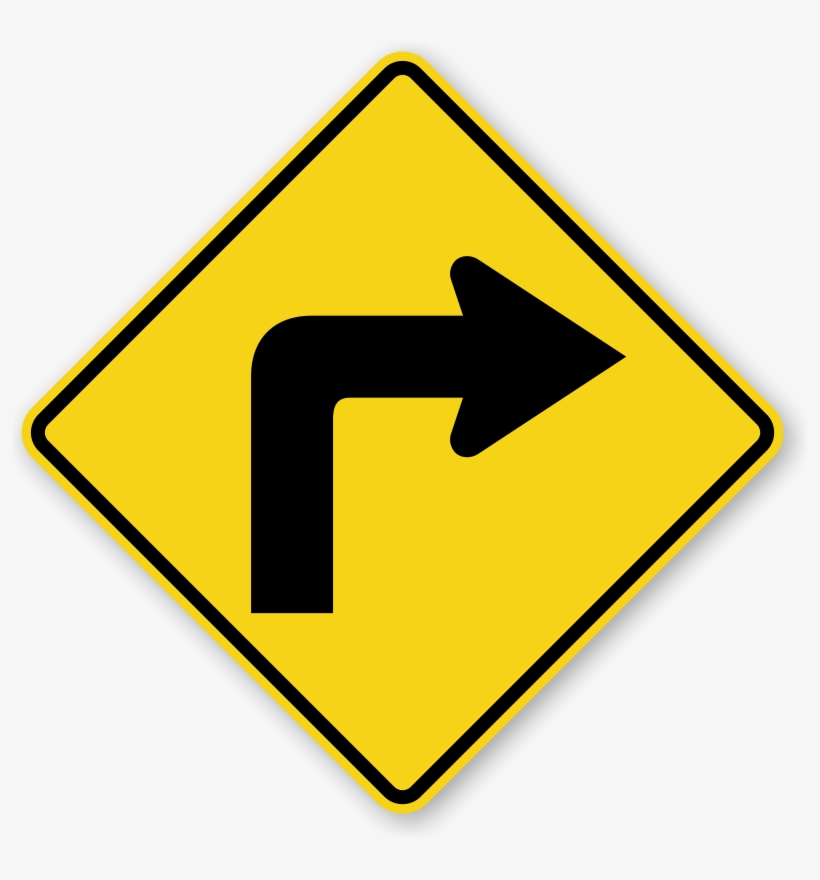
#> input picture signright.png, 820 x 880 px, found by its file name
$ python 'camera tirangle.py'
#> lines starting #> are read from the running program, lines starting #| are printed output that depends on the picture; after the words box and inside, x2 and y2 are one past the last pixel; in counts of white or black regions, pixels touching at a corner belong together
import cv2
import numpy as np
import time

# specify the three vertices of the triangle
pt1 = (100, 100)
pt2 = (300, 100)
pt3 = (200, 300)

# initialize the position of the horizontal line
line_pos = 50

# Read logo and resize
logo = cv2.imread(r'C:\Users\danie\Projects\thesis\signright.png')
#> logo is the input picture: shape (880, 820, 3); mean B, G, R 146.1, 205.7, 216.8
size = 100
logo = cv2.resize(logo, (size, size))
#> logo: shape (100, 100, 3)


# Create a mask of logo
img2gray = cv2.cvtColor(logo, cv2.COLOR_BGR2GRAY)
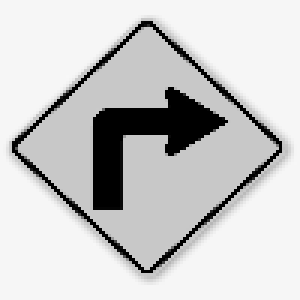
#> img2gray: shape (100, 100) (shown 3 times larger); min 0, max 247, mean 202.3
ret, mask = cv2.threshold(img2gray, 1, 255, cv2.THRESH_BINARY)
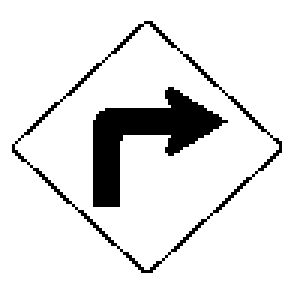
#> mask: shape (100, 100) (shown 3 times larger); 90.1% white; 2 black regions, box (x1, y1, x2, y2) and area: (31, 29, 76, 69) 682, (4, 7, 94, 91) 303


# open the webcam
cap = cv2.VideoCapture(0)

while True:
    # read a frame from the webcam
    ret, frame = cap.read()
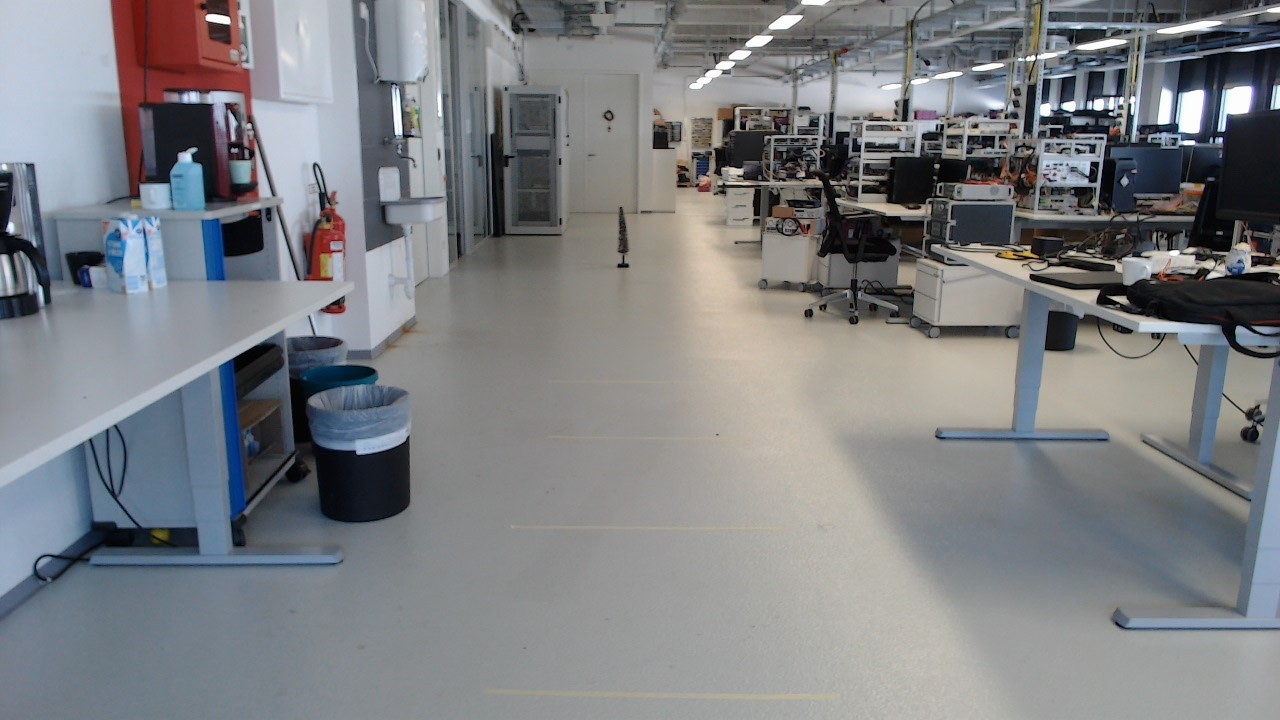
#> input picture img.png, 1280 x 720 px, given in place of the camera
#> frame is the input picture: shape (720, 1280, 3); mean B, G, R 131, 127.6, 125.6

    # draw the triangle by connecting the vertices
    cv2.line(frame, pt1, pt2, (0, 255, 0), 3)
    cv2.line(frame, pt2, pt3, (0, 255, 0), 3)
    cv2.line(frame, pt3, pt1, (0, 255, 0), 3)

    # draw the horizontal line
    cv2.line(frame, (0, line_pos), (frame.shape[1], line_pos), (255, 0, 0), 2)

    # update the position of the horizontal line every second
    if int(time.time() % 2) == 0:
        line_pos += 1

    # overlay the PNG image onto the current frame
    # Region of Image (ROI), where we want to insert logo
    roi = frame[-size-10:-10, -size-10:-10]
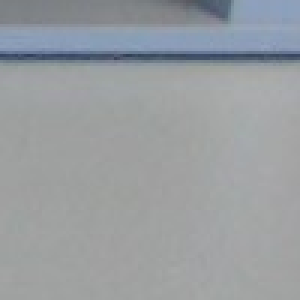
#> roi: shape (100, 100, 3) (shown 3 times larger); mean B, G, R 160.8, 157.4, 153.3

    # Set an index of where the mask is
    roi[np.where(mask)] = 0
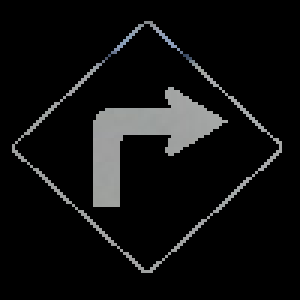
#> roi: shape (100, 100, 3) (shown 3 times larger); mean B, G, R 15.9, 15.8, 15.6
    roi += logo
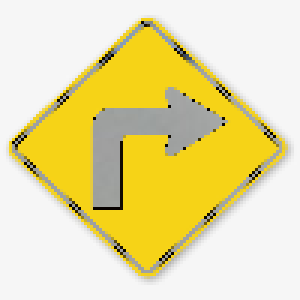
#> roi: shape (100, 100, 3) (shown 3 times larger); mean B, G, R 162, 221.6, 232.5

    # display the resulting image
    cv2.imshow("Triangle", frame)
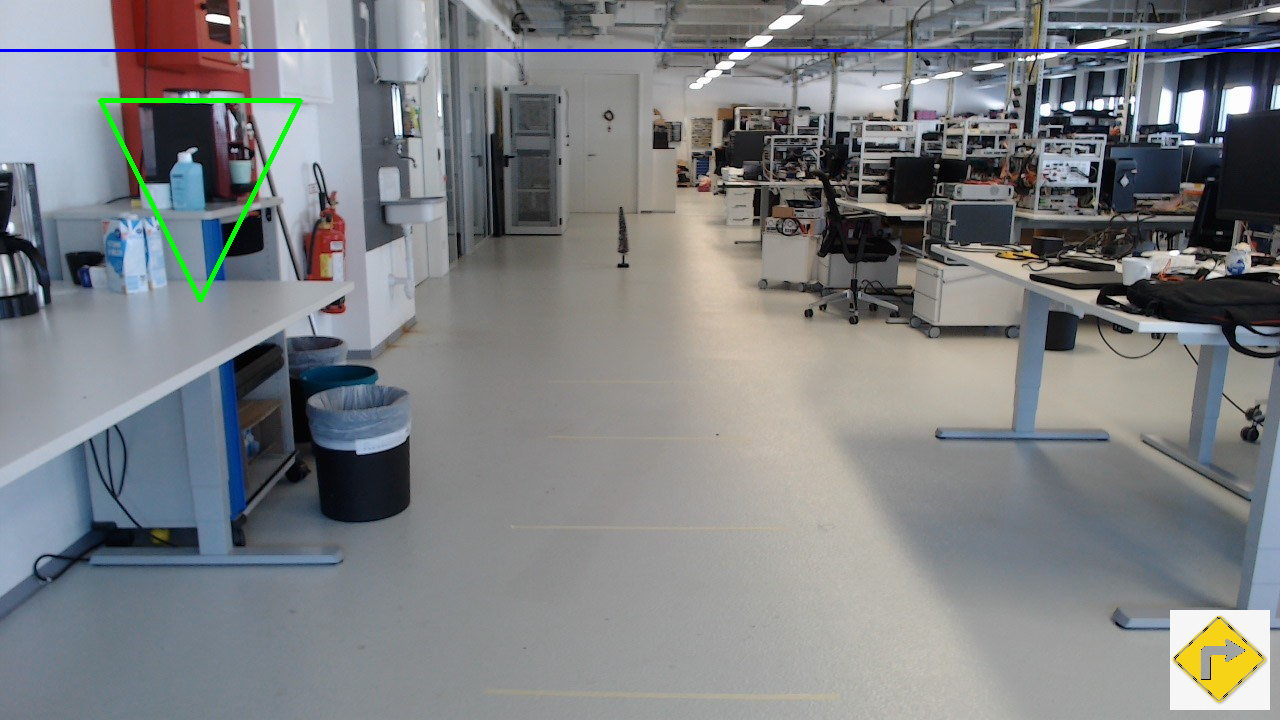
#> window 'Triangle': shape (720, 1280, 3); mean B, G, R 131.1, 128.2, 125.5

    # wait for key press to exit
    if cv2.waitKey(1) == ord('q'):
#> (key q is pressed here)
        break

# release the webcam and close all windows
cap.release()
cv2.destroyAllWindows()
